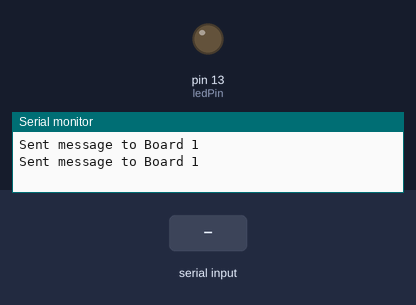
Simulated run of this sketch. Board: Arduino Mega 2560, built with avr-gcc and run on an emulated ATmega2560. On the bench: output pins drawn as LEDs (lit = HIGH), the last lines printed to the serial monitor. Inputs (shaded band) come from the test bench.

Above: at 1.2 s.
1.3 s: "Hello from Board 1\n" received over the second serial link
At 2.4 s:
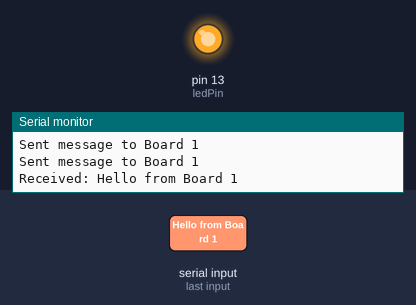
4.0 s: "1\n" received over the second serial link
Timing chart, 0 to 7.0 s (numbered marks = the images above; inputs shaded):
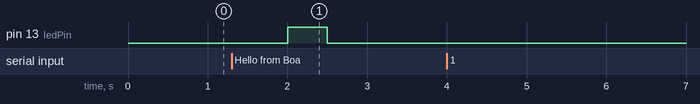

Measured:
- after the input at 1.3 s, pin 13 (ledPin): LOW → HIGH after 0.70 s, → LOW 0.50 s later

The sketch:

Simple_uart_rx.ino
```cpp
// Arduino Due Board 2 (Sender and Receiver)
const int ledPin = 13;

void setup() {
  Serial.begin(9600);     // Start Serial for debugging (optional)
  Serial1.begin(2000000);  // Initialize Serial1 (pins 18/19) at 115200 baud
  pinMode(ledPin, OUTPUT);
}

void loop() {
  // Send message
  Serial1.println("Hello from Board 2");
  Serial.println("Sent message to Board 1"); // Debug message (optional)

  // Check for incoming messages
  if (Serial1.available() > 0) {
    String message = Serial1.readStringUntil('\n');
    Serial.println("Received: " + message); // Debug message (optional)

    if (message == "Hello from Board 1") {
      digitalWrite(ledPin, HIGH);
      delay(500);
      digitalWrite(ledPin, LOW);
    }
  }

  delay(1000);  // Wait for 1 second before sending next message
}
```
